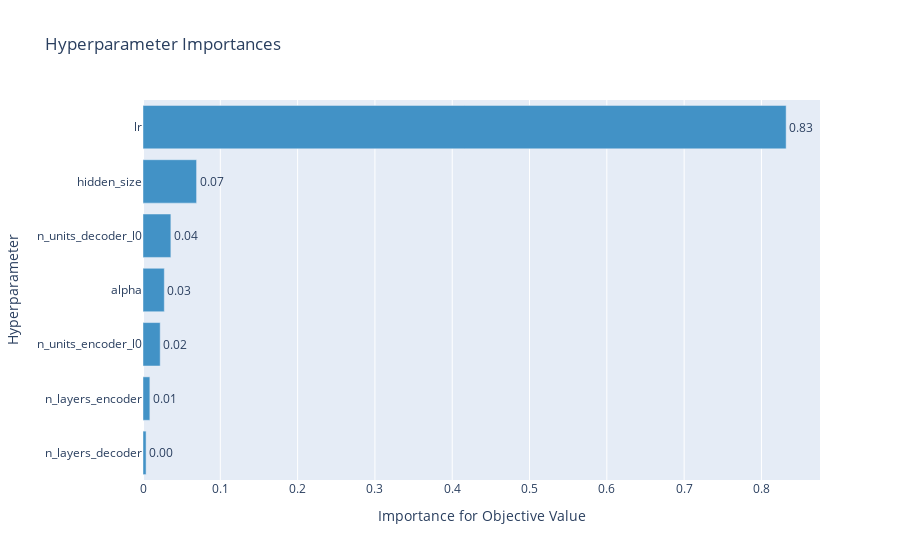

The notebook cell saved with this chart:
### Markdown cell above
### Optuna Graphs

### Code cell
optuna.visualization.plot_param_importances(study)

### Figure 1 — Plotly figure (JSON) as saved in the notebook; plotly's stock layout.template omitted (floating-point values rounded to 4 significant figures)
{"data": [{"cliponaxis": false, "hovertemplate": ["n_layers_decoder (IntUniformDistribution): 0.004000437102848453<extra></extra>", "n_layers_encoder (IntUniformDistribution): 0.008884029481301327<extra></extra>", "n_units_encoder_l0 (IntUniformDistribution): 0.02223329614269936<extra></extra>", "alpha (IntUniformDistribution): 0.02758010507057828<extra></extra>", "n_units_decoder_l0 (IntUniformDistribution): 0.03604540022592244<extra></extra>", "hidden_size (IntUniformDistribution): 0.0693123682014169<extra></extra>", "lr (LogUniformDistribution): 0.8319443637752333<extra></extra>"], "marker": {"color": "rgb(66,146,198)"}, "orientation": "h", "text": ["0.004000437102848453", "0.008884029481301327", "0.02223329614269936", "0.02758010507057828", "0.03604540022592244", "0.0693123682014169", "0.8319443637752333"], "textposition": "outside", "texttemplate": "%{text:.2f}", "type": "bar", "x": [0.004, 0.008884, 0.02223, 0.02758, 0.03605, 0.06931, 0.8319], "y": ["n_layers_decoder", "n_layers_encoder", "n_units_encoder_l0", "alpha", "n_units_decoder_l0", "hidden_size", "lr"]}], "layout": {"showlegend": false, "title": {"text": "Hyperparameter Importances"}, "xaxis": {"title": {"text": "Importance for Objective Value"}}, "yaxis": {"title": {"text": "Hyperparameter"}}}}
